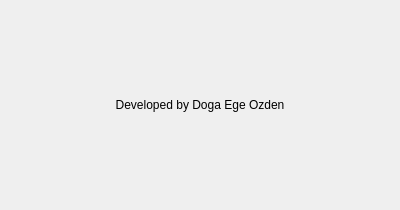
<?xml version="1.0" encoding="UTF-8"?>
<ui version="4.0">
 <class>CreditsDialog</class>
 <widget class="QDialog" name="CreditsDialog">
  <property name="geometry">
   <rect>
    <x>0</x>
    <y>0</y>
    <width>400</width>
    <height>210</height>
   </rect>
  </property>
  <property name="windowTitle">
   <string>Credits</string>
  </property>
  <property name="styleSheet">
   <string notr="true">#centralwidget {
}</string>
  </property>
  <widget class="QLabel" name="credits_label">
   <property name="geometry">
    <rect>
     <x>90</x>
     <y>85</y>
     <width>220</width>
     <height>40</height>
    </rect>
   </property>
   <property name="text">
    <string>Developed by Doga Ege Ozden</string>
   </property>
   <property name="alignment">
    <set>Qt::AlignCenter</set>
   </property>
  </widget>
  <action name="actionUser_Name_Generator">
   <property name="text">
    <string>User Name Generator</string>
   </property>
  </action>
  <action name="actionPassword_Generator">
   <property name="text">
    <string>Password Generator</string>
   </property>
  </action>
  <action name="actionPassword_Manager">
   <property name="text">
    <string>Password Manager</string>
   </property>
  </action>
 </widget>
 <resources/>
 <connections/>
</ui>
